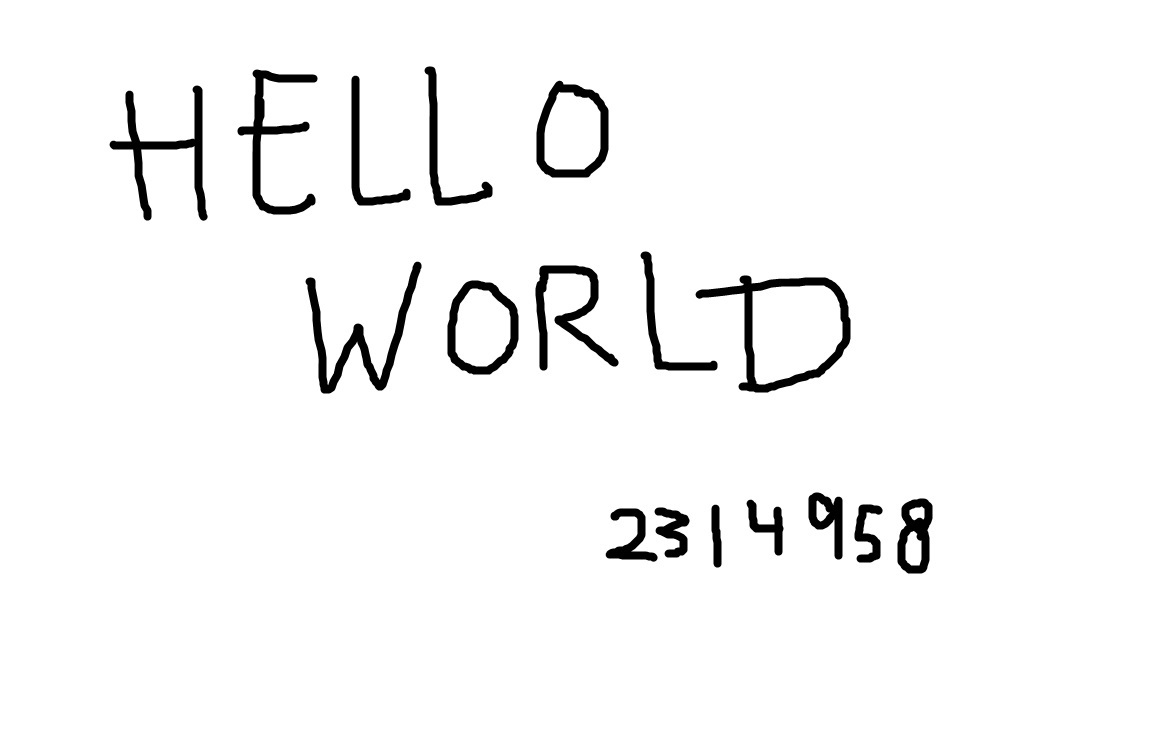
#> input picture src/test_image.jpg, 1159 x 745 px
$ python -i augmentation.py   (imports and definitions only)
#> lines starting #> are read from the running program, lines starting #| are printed output that depends on the picture; after the words box and inside, x2 and y2 are one past the last pixel; in counts of white or black regions, pixels touching at a corner belong together
#> further down, picture is the input picture: shape (745, 1159, 3); min 0, max 255, mean 246.4
"""
Data augmentation pipeline for OCR text recognition.

Provides document-specific augmentations beyond standard image transforms:
perspective distortion, Gaussian noise, JPEG artifacts, and controlled
brightness/contrast variations. Designed to simulate real-world degradation
of scanned auction documents.
"""

from __future__ import annotations

import random
from typing import Optional, Tuple

import cv2
import numpy as np


class OCRAugmentor:
    """
    Augmentation pipeline tailored for OCR text crops.

    Unlike generic image augmentation, this focuses on degradations that
    preserve text readability while teaching the model robustness:
    - Perspective distortion (skewed scans)
    - Gaussian noise (sensor noise)
    - Brightness/contrast variation (lighting conditions)
    - JPEG compression artifacts
    - Slight blur (out-of-focus or motion)

    Args:
        perspective_scale: Maximum perspective distortion magnitude.
        rotation_range: Maximum rotation in degrees.
        noise_var: Gaussian noise variance.
        brightness_range: Tuple of (min, max) brightness multiplier.
        contrast_range: Tuple of (min, max) contrast multiplier.
        blur_prob: Probability of applying blur.
        blur_kernel_range: Tuple of (min, max) blur kernel sizes.
        jpeg_quality_range: Tuple of (min, max) JPEG quality levels.
        augment_prob: Global probability of applying any augmentation.
    """

    # [188 lines left out: functions __init__, __call__, _perspective_distortion, _rotate, _adjust_brightness_contrast, _add_gaussian_noise and 3 more, not called in this run]


def deskew_image(image: np.ndarray, max_angle: float = 15.0) -> np.ndarray:
    """
    Detect and correct text skew in an image.

    Uses Hough line detection to estimate the dominant text angle,
    then rotates to correct it. Only corrects small angles to avoid
    false corrections on non-skewed text.

    Args:
        image: Input image (H, W, C) or (H, W).
        max_angle: Maximum skew angle to correct (degrees).

    Returns:
        Deskewed image.
    """
#> called with max_angle = 15
    # Convert to grayscale if needed
    if len(image.shape) == 3:
        gray = cv2.cvtColor(image, cv2.COLOR_BGR2GRAY)
    else:
        gray = image.copy()

    # Edge detection
    edges = cv2.Canny(gray, 50, 150, apertureSize=3)
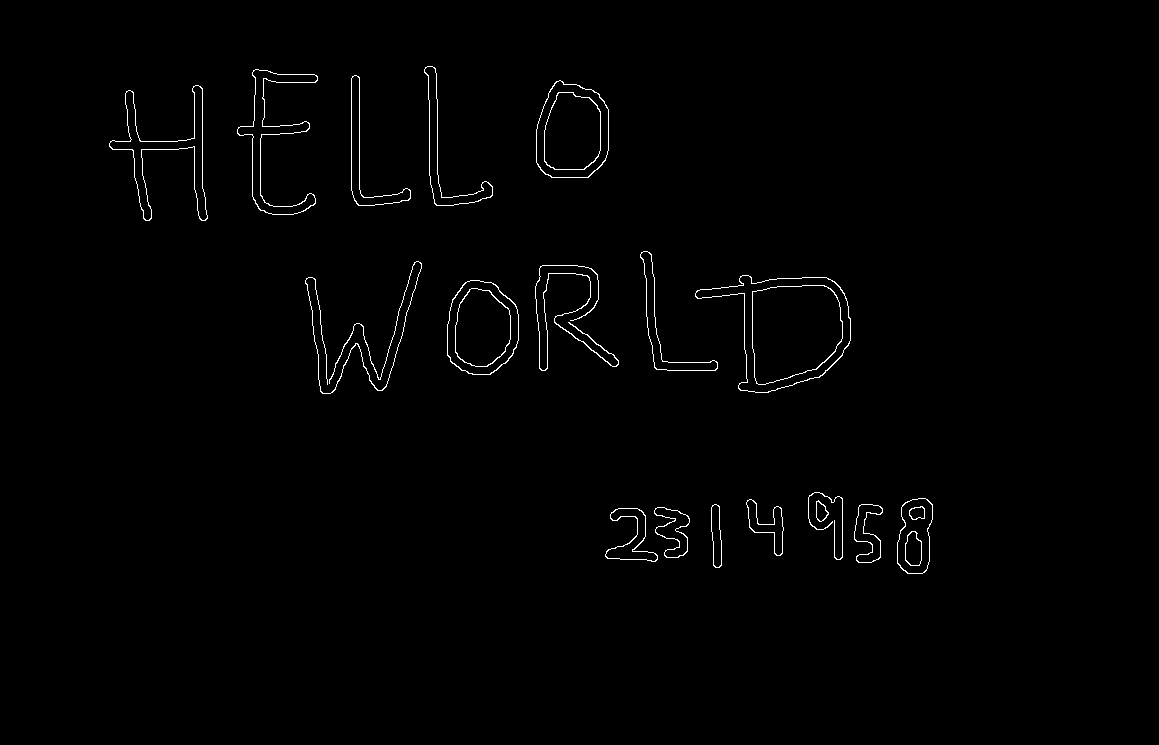
#> edges: shape (745, 1159); 0.9% white in thin lines or dots, all inside (x1, y1, x2, y2) = (109, 66, 933, 574)

    # Hough line detection
    lines = cv2.HoughLinesP(
        edges, 1, np.pi / 180, threshold=100,
        minLineLength=50, maxLineGap=10
    )
#> lines = [[351, 190, 351, 78], [359, 189, 359, 77], [202, 188, 202, 88]]

    if lines is None:
        return image

    # Calculate angles of detected lines
    angles = []
    for line in lines:
        x1, y1, x2, y2 = line[0]
        angle = np.degrees(np.arctan2(y2 - y1, x2 - x1))
        # Only consider near-horizontal lines (text lines)
        if abs(angle) < max_angle:
            angles.append(angle)
#> this loop made 3 passes
#> after the loop, angles = []

    if not angles:
        return image

    # Use median angle for robustness against outliers
    median_angle = np.median(angles)

    # Only correct if angle is significant
    if abs(median_angle) < 0.5:
        return image

    # Rotate to correct skew
    h, w = image.shape[:2]
    center = (w // 2, h // 2)
    M = cv2.getRotationMatrix2D(center, median_angle, 1.0)
    corrected = cv2.warpAffine(
        image, M, (w, h),
        borderMode=cv2.BORDER_REPLICATE
    )

    return corrected

>>> import cv2
>>> picture = cv2.imread('../../test_image.jpg')
>>> result = deskew_image(picture)
